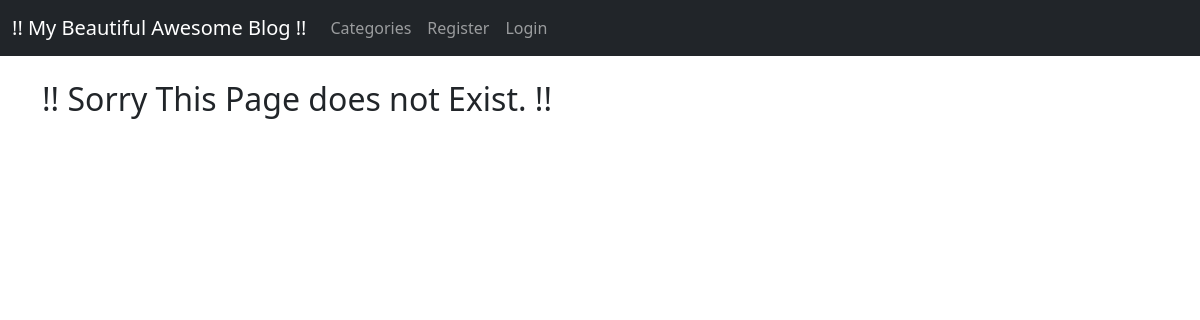
The page /app/category/sports/ on the database as committed earlier.
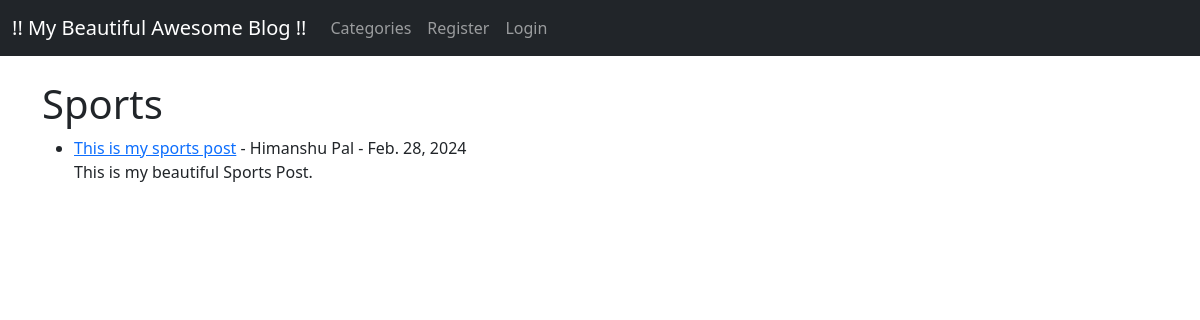
The same page on the database as committed later.
### app/models.py (models this page shows, shortened)
class Post(models.Model):
    title = models.CharField(max_length=255)
    title_tag = models.CharField(max_length=255)
    author = models.ForeignKey(User,on_delete=models.CASCADE)
    body = models.TextField()
    post_date = models.DateField(auto_now_add=True)
    category = models.CharField(max_length=255, default='coding')

### app/views.py (the view)
# urls.py: path('category/<str:cats>/',CategoryView,name='category'),
def CategoryView(request, cats):
    category_posts = Post.objects.filter(category=cats.replace('-',' '))
    return render(request,'categories.html', {'cats':cats.title().replace('-',' '),'category_posts':category_posts})

### app/templates/categories.html (shortened to what this page needs)
{% extends 'base.html' %}
{% block content %}
{% if category_posts %}
    <h1> {{ cats }} </h1>
    <ul>
    {% for post in category_posts %}
    <li><a href="{% url 'article-detail' post.pk %}">
        {{ post.title }}</a> -
        {{ post.author.first_name }}
        {{ post.author.last_name }} -
        {{ post.post_date }}
        <br>
        {{ post.body|slice:":200" | safe }}
    </li>
    {% endfor %}
    </ul>
{% else %}
<h2> !! Sorry This Page does not Exist. !! </h2>
{% endif %}
{% endblock %}

Rows that differ between the two databases and show on the page:
added Post: title "This is my sports post", author.first_name "Himanshu", author.last_name "Pal", post_date "Feb. 28, 2024", body "This is my beautiful Sports Post."
Other text that changed with them:
{{ cats }}: (not shown) → "Sports"
text no longer shown: "!! Sorry This Page does not Exist. !!"
